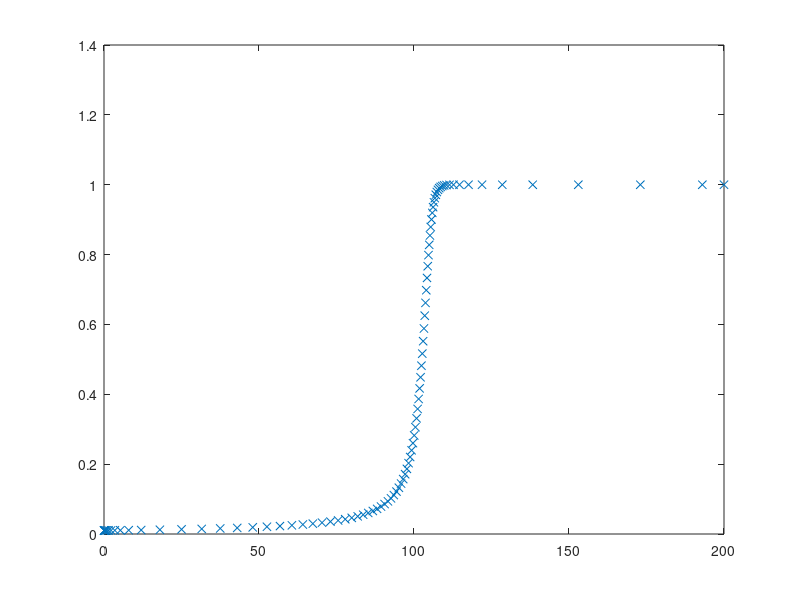

Reproduce this figure in MATLAB. (Note: this script raises an error after producing the figure.)
% Stiff ODE example: Flame propagation model ODE dy/dt = y^2 - y^3
clear all
close all
clc

delta = 0.01;
tend = 2/delta
dt =  0.01;
nmax = ceil(tend/dt);
y = delta;

% RHS of ODE defined as an anonymous function
f = @(t,y) y^2 - y^3;

opts = odeset('Stats', 'on', 'RelTol',1.e-4)
tic
[t, y] = ode23s(f, [0, tend], delta, opts);
toc

plot(t,y, 'x')
hold on
a = 1/delta -1;
ya = 1./(lambertw(a*exp(a-t)) + 1)
plot(t, ya, 'r')
xlabel('t')
ylabel('y')
title('Flame propagation model ODE dy/dt = y^2 - y^3 with \delta = ', num2str(delta))
